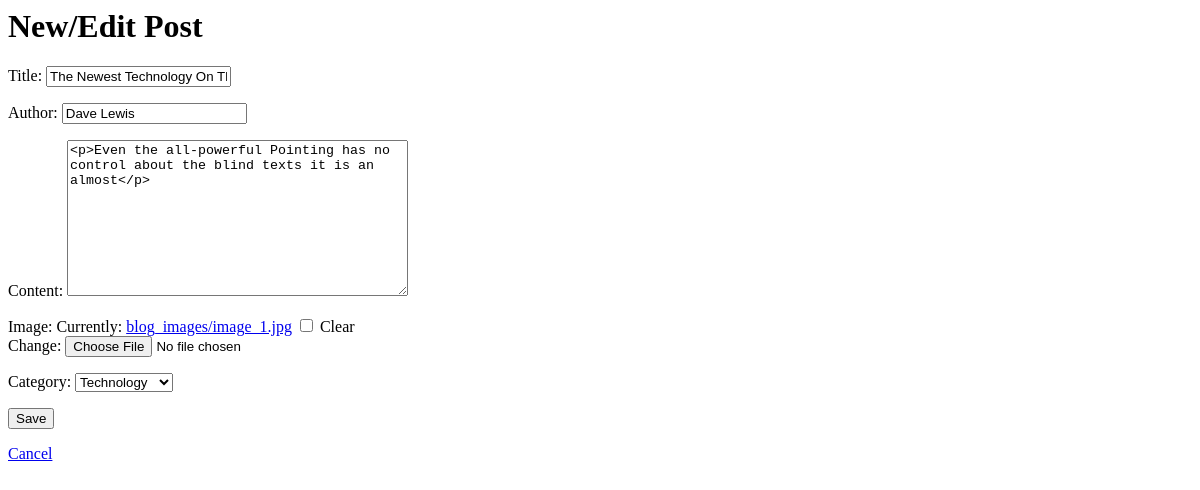
The page /post/1/edit/ on the database as committed earlier.
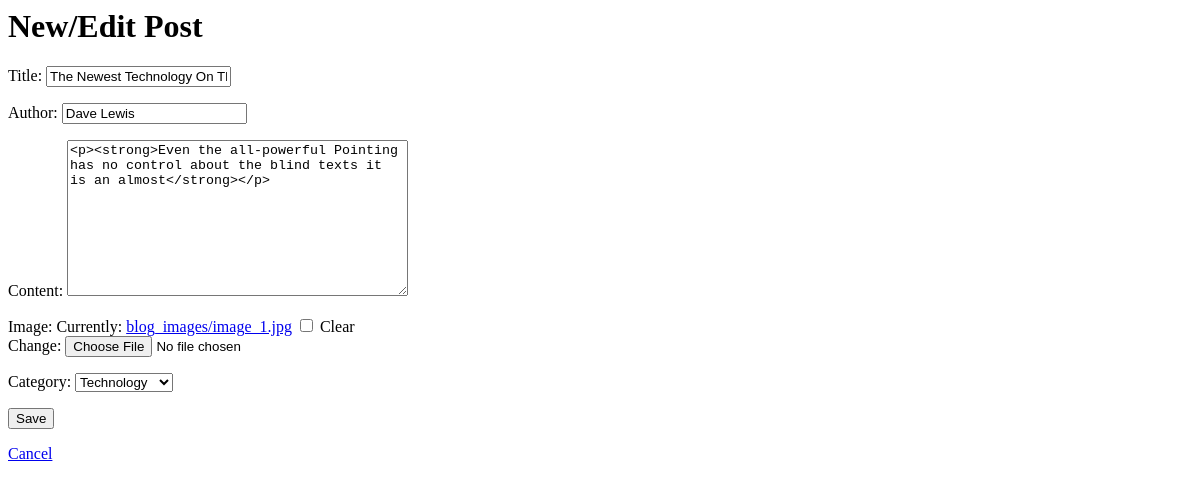
The same page on the database as committed later.
### blog/models.py (models this page shows, shortened)
class Post(models.Model):
    title = models.CharField(max_length=200)
    author = models.CharField(max_length=100)
    content = RichTextField()
    image = models.ImageField(upload_to='blog_images/', blank=True, null=True)
    category = models.ForeignKey('Category', on_delete=models.CASCADE)
    created_at = models.DateTimeField(default=timezone.now)
    updated_at = models.DateTimeField(auto_now=True)

### blog/views.py (the view)
# urls.py: path('post/<int:pk>/edit/', views.post_edit, name='post_edit'),
def post_edit(request, pk):
    post = get_object_or_404(Post, pk=pk)
    if request.method == 'POST':
        form = PostForm(request.POST, instance=post)
        if form.is_valid():
            form.save()
            return redirect('post_detail', pk=post.pk)
    else:
        form = PostForm(instance=post)
    return render(request, 'blog/post_form.html', {'form': form})

### blog/forms.py
class PostForm(forms.ModelForm):
    class Meta:
        model = Post
        fields = ['title', 'author', 'content','image','category']

### blog/context_processors.py (called while the page is built)
def categories_and_pages(request):
    return {
         'all_categories': Category.objects.annotate(post_count=Count('post')),
        'all_pages': Page.objects.all()
    }

### blog/models.py (called while the page is built)
    def __str__(self):
        return self.name

### templates/blog/post_form.html (shortened to what this page needs)
<h1>New/Edit Post</h1>
<form method="POST">
  {{ form.as_p }}
  <button type="submit">Save</button>
</form>
<a href="{% url 'home' %}">Cancel</a>

Rows that differ between the two databases and show on the page:
changed Post "Dave Lewis": content "<p>Even the all-powerful Pointing has no control about the blind texts it is an almost</p>" → "<p><strong>Even the all-powerful Pointing has no control about the blind texts it is an almost</strong></p>"
